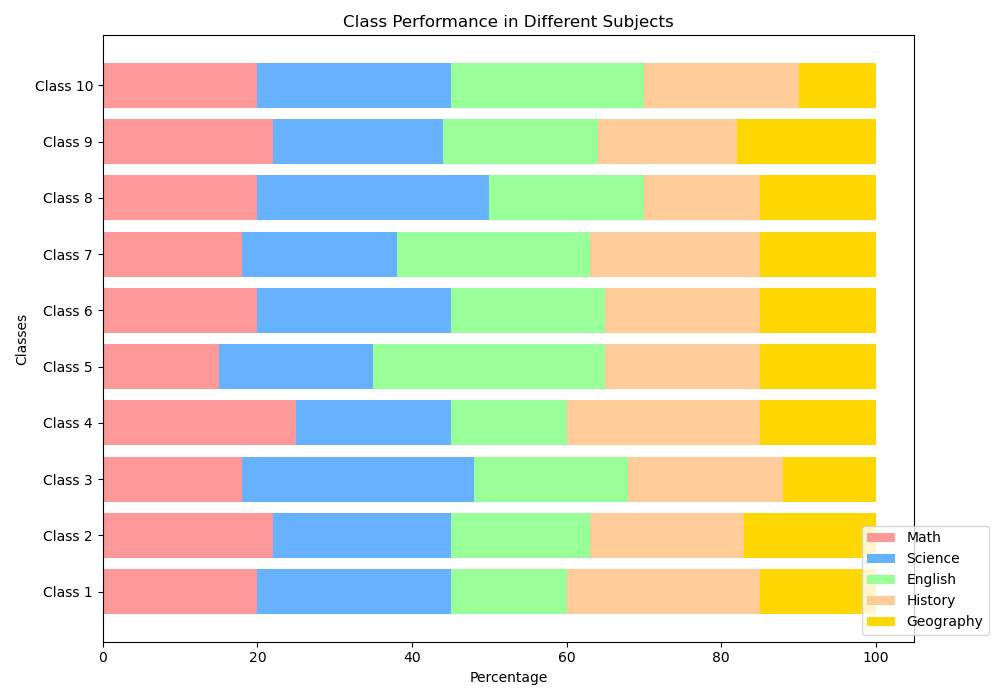

Write Python code to recreate this figure.

import matplotlib.pyplot as plt
import numpy as np

# Data
subjects = ['Math', 'Science', 'English', 'History', 'Geography']
data = [
    [20, 25, 15, 25, 15],  # Class 1
    [22, 23, 18, 20, 17],  # Class 2
    [18, 30, 20, 20, 12],  # Class 3
    [25, 20, 15, 25, 15],  # Class 4
    [15, 20, 30, 20, 15],  # Class 5
    [20, 25, 20, 20, 15],  # Class 6
    [18, 20, 25, 22, 15],  # Class 7
    [20, 30, 20, 15, 15],  # Class 8
    [22, 22, 20, 18, 18],  # Class 9
    [20, 25, 25, 20, 10]   # Class 10
]

data = np.array(data)
data_cum = data.cumsum(axis=1)
class_labels = ['Class 1', 'Class 2', 'Class 3', 'Class 4', 'Class 5', 'Class 6', 'Class 7', 'Class 8', 'Class 9', 'Class 10']
colors = ['#FF9999', '#66B2FF', '#99FF99', '#FFCC99', '#FFD700']
fig, ax = plt.subplots(figsize=(10, 7))

# Plot
for i, (colname, color) in enumerate(zip(subjects, colors)):
    widths = data[:, i]
    starts = data_cum[:, i] - widths
    ax.barh(class_labels, widths, left=starts, height=0.8, label=colname, color=color)

# Formatting
ax.set_xlabel('Percentage')
ax.set_ylabel('Classes')
ax.set_title('Class Performance in Different Subjects')
ax.legend(loc='lower right', bbox_to_anchor=(1.1, 0))

plt.tight_layout()
plt.show()
